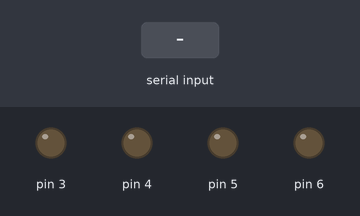
Recording of a sketch running on a simulated Arduino Uno, built with avr-gcc and run on an emulated ATmega328P. On the bench: output pins drawn as LEDs (lit = HIGH). The test bench sets the inputs (shaded band).

Above: at 1.2 s.
1.3 s: "90,45\n" received over Serial
At 2.5 s:
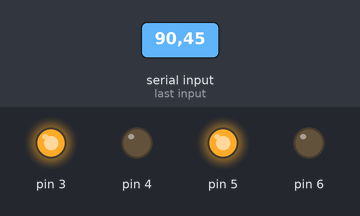
2.8 s: "30,150\n" received over Serial
At 4.0 s:
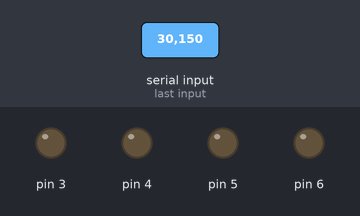
4.3 s: "1\n" received over Serial
At 4.8 s:
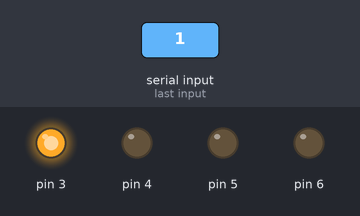
5.8 s: "8\n" received over Serial
At 7.0 s:
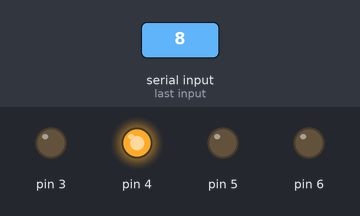
7.3 s: "4\n" received over Serial
At 8.3 s:
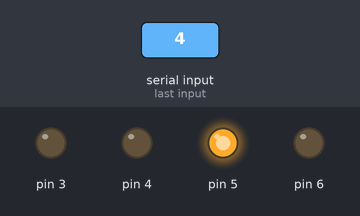
8.8 s: "200\n" received over Serial
At 9.8 s:
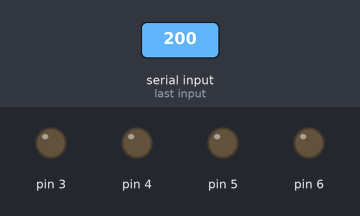
Timing chart, 0 to 11.3 s (numbered marks = the images above; inputs shaded):
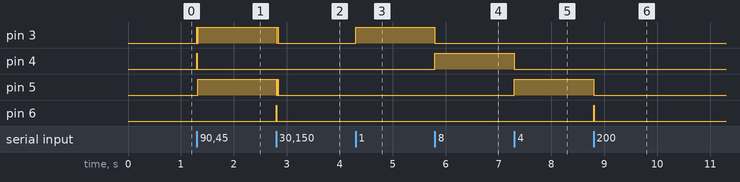

The sketch:

-shumaguan.ino
```cpp
void setup()
{
  pinMode(3, OUTPUT);
  pinMode(5, OUTPUT);
  pinMode(4, OUTPUT);
  pinMode(6, OUTPUT);
  Serial.begin(9600);
}

int income;
void loop()
{
  if(Serial.available()>0)
  {
    income=Serial.read()-'0';
       if (income==0)
      {
         digitalWrite(6,LOW);
         digitalWrite(5,LOW);
         digitalWrite(4,LOW);
         digitalWrite(3,LOW);
         delay(10);
        }
       if (income==1)
       {
         digitalWrite(6,LOW);
         digitalWrite(5,LOW);
         digitalWrite(4,LOW);
         digitalWrite(3,HIGH);
         delay(10);
       }
      if (income==8)
       {
         digitalWrite(6,LOW);
         digitalWrite(5,LOW);
         digitalWrite(4,HIGH);
         digitalWrite(3,LOW);
         delay(10);
       }
      if (income==9)
       {
         digitalWrite(6,LOW);
         digitalWrite(5,LOW);
         digitalWrite(4,HIGH);
         digitalWrite(3,HIGH);
         delay(10);
       }
      if (income==4)
       {
         digitalWrite(6,LOW);
         digitalWrite(5,HIGH);
         digitalWrite(4,LOW);
         digitalWrite(3,LOW);
         delay(10);
       }
      if (income==5)
       {
         digitalWrite(6,LOW);
         digitalWrite(5,HIGH);
         digitalWrite(4,LOW);
         digitalWrite(3,HIGH);
         delay(10);
       }
      if (income==6)
       {
         digitalWrite(6,HIGH);
         digitalWrite(5,HIGH);
         digitalWrite(4,LOW);
         digitalWrite(3,LOW);
         delay(10);
       }
      if (income==7)
       {
         digitalWrite(6,HIGH);
         digitalWrite(5,HIGH);
         digitalWrite(4,LOW);
         digitalWrite(3,HIGH);
         delay(10);
       }
      if (income==2)
       {
         digitalWrite(6,HIGH);
         digitalWrite(5,LOW);
         digitalWrite(4,LOW);
         digitalWrite(3,LOW);
         delay(10);
       }
      if (income==3)
       {
         digitalWrite(6,HIGH);
         digitalWrite(5,LOW);
         digitalWrite(4,LOW);
         digitalWrite(3,HIGH);
         delay(10);
       }
  }
}
```

Measured:
- after the input at 1.3 s, pin 3: LOW → HIGH at once, → LOW 0.01 s later, → HIGH 0.02 s later; pin 4: LOW → HIGH at once, → LOW 0.01 s later; pin 5: LOW → HIGH at once
- after the input at 2.8 s, pin 3: HIGH → LOW at once, → HIGH 0.01 s later, → LOW 0.02 s later; pin 5: HIGH → LOW at once, → HIGH 0.03 s later, → LOW 0.01 s later; pin 6: LOW → HIGH at once, → LOW 0.01 s later
- after the input at 4.3 s, pin 3: LOW → HIGH at once
- after the input at 5.8 s, pin 3: HIGH → LOW at once; pin 4: LOW → HIGH at once
- after the input at 7.3 s, pin 4: HIGH → LOW at once; pin 5: LOW → HIGH at once
- after the input at 8.8 s, pin 5: HIGH → LOW at once; pin 6: LOW → HIGH at once, → LOW 0.01 s later
